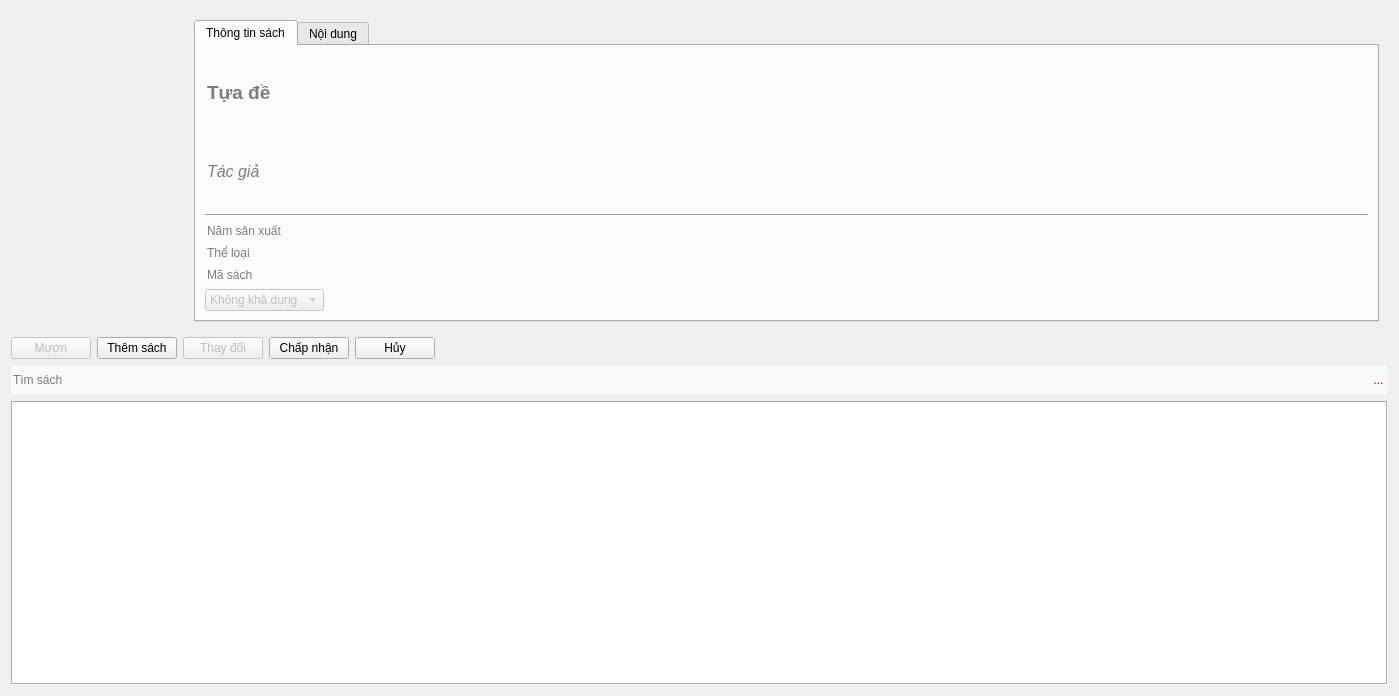
        <widget class="QWidget" name="sachPage">
         <property name="enabled">
          <bool>true</bool>
         </property>
         <property name="geometry">
          <rect>
           <x>0</x>
           <y>0</y>
           <width>1399</width>
           <height>696</height>
          </rect>
         </property>
         <attribute name="icon">
          <iconset resource="resources.qrc">
           <normaloff>:/media/icons/Pixel perfect/books.png</normaloff>:/media/icons/Pixel perfect/books.png</iconset>
         </attribute>
         <attribute name="label">
          <string>Sách</string>
         </attribute>
         <layout class="QVBoxLayout" name="verticalLayout_11">
          <item>
           <widget class="QFrame" name="hienThiSach">
            <property name="styleSheet">
             <string notr="true">.QTextEdit, .QLineEdit, .QPlainTextEdit {
	background-color: rgba(255, 255, 255, 0)
}</string>
            </property>
            <property name="frameShape">
             <enum>QFrame::NoFrame</enum>
            </property>
            <property name="frameShadow">
             <enum>QFrame::Sunken</enum>
            </property>
            <layout class="QHBoxLayout" name="horizontalLayout_12">
             <item>
              <widget class="QFrame" name="biaSachFrame">
               <property name="minimumSize">
                <size>
                 <width>0</width>
                 <height>0</height>
                </size>
               </property>
               <property name="styleSheet">
                <string notr="true"/>
               </property>
               <property name="frameShape">
                <enum>QFrame::NoFrame</enum>
               </property>
               <property name="frameShadow">
                <enum>QFrame::Raised</enum>
               </property>
               <layout class="QVBoxLayout" name="verticalLayout_7" stretch="0">
                <item>
                 <widget class="QLabel" name="biaSach">
                  <property name="sizePolicy">
                   <sizepolicy hsizetype="Preferred" vsizetype="Preferred">
                    <horstretch>0</horstretch>
                    <verstretch>0</verstretch>
                   </sizepolicy>
                  </property>
                  <property name="minimumSize">
                   <size>
                    <width>150</width>
                    <height>0</height>
                   </size>
                  </property>
                  <property name="maximumSize">
                   <size>
                    <width>128</width>
                    <height>200</height>
                   </size>
                  </property>
                  <property name="text">
                   <string/>
                  </property>
                  <property name="scaledContents">
                   <bool>true</bool>
                  </property>
                 </widget>
                </item>
               </layout>
              </widget>
             </item>
             <item>
              <widget class="QTabWidget" name="tabWidget_2">
               <property name="currentIndex">
                <number>0</number>
               </property>
               <widget class="QWidget" name="tab">
                <attribute name="title">
                 <string>Thông tin sách</string>
                </attribute>
                <layout class="QVBoxLayout" name="verticalLayout_8">
                 <item>
                  <layout class="QHBoxLayout" name="horizontalLayout_2">
                   <item>
                    <layout class="QVBoxLayout" name="verticalLayout_9">
                     <item>
                      <widget class="QLineEdit" name="tuaDe">
                       <property name="sizePolicy">
                        <sizepolicy hsizetype="Expanding" vsizetype="Expanding">
                         <horstretch>0</horstretch>
                         <verstretch>0</verstretch>
                        </sizepolicy>
                       </property>
                       <property name="font">
                        <font>
                         <pointsize>14</pointsize>
                         <weight>75</weight>
                         <bold>true</bold>
                        </font>
                       </property>
                       <property name="frame">
                        <bool>false</bool>
                       </property>
                       <property name="placeholderText">
                        <string>Tựa đề</string>
                       </property>
                      </widget>
                     </item>
                     <item>
                      <widget class="QLineEdit" name="tacGia">
                       <property name="sizePolicy">
                        <sizepolicy hsizetype="Expanding" vsizetype="Expanding">
                         <horstretch>0</horstretch>
                         <verstretch>0</verstretch>
                        </sizepolicy>
                       </property>
                       <property name="font">
                        <font>
                         <pointsize>12</pointsize>
                         <italic>true</italic>
                        </font>
                       </property>
                       <property name="frame">
                        <bool>false</bool>
                       </property>
                       <property name="placeholderText">
                        <string>Tác giả</string>
                       </property>
                      </widget>
                     </item>
                     <item>
                      <widget class="Line" name="line">
                       <property name="orientation">
                        <enum>Qt::Horizontal</enum>
                       </property>
                      </widget>
                     </item>
                     <item>
                      <widget class="QLineEdit" name="namSanXuat">
                       <property name="sizePolicy">
                        <sizepolicy hsizetype="Expanding" vsizetype="Fixed">
                         <horstretch>0</horstretch>
                         <verstretch>0</verstretch>
                        </sizepolicy>
                       </property>
                       <property name="minimumSize">
                        <size>
                         <width>0</width>
                         <height>0</height>
                        </size>
                       </property>
                       <property name="autoFillBackground">
                        <bool>false</bool>
                       </property>
                       <property name="styleSheet">
                        <string notr="true"/>
                       </property>
                       <property name="frame">
                        <bool>false</bool>
                       </property>
                       <property name="alignment">
                        <set>Qt::AlignLeading|Qt::AlignLeft|Qt::AlignVCenter</set>
                       </property>
                       <property name="readOnly">
                        <bool>true</bool>
                       </property>
                       <property name="placeholderText">
                        <string>Năm sản xuất</string>
                       </property>
                      </widget>
                     </item>
                     <item>
                      <widget class="QLineEdit" name="theLoai">
                       <property name="sizePolicy">
                        <sizepolicy hsizetype="Expanding" vsizetype="Fixed">
                         <horstretch>0</horstretch>
                         <verstretch>0</verstretch>
                        </sizepolicy>
                       </property>
                       <property name="minimumSize">
                        <size>
                         <width>0</width>
                         <height>0</height>
                        </size>
                       </property>
                       <property name="autoFillBackground">
                        <bool>false</bool>
                       </property>
                       <property name="styleSheet">
                        <string notr="true"/>
                       </property>
                       <property name="frame">
                        <bool>false</bool>
                       </property>
                       <property name="alignment">
                        <set>Qt::AlignLeading|Qt::AlignLeft|Qt::AlignVCenter</set>
                       </property>
                       <property name="readOnly">
                        <bool>true</bool>
                       </property>
                       <property name="placeholderText">
                        <string>Thể loại</string>
                       </property>
                      </widget>
                     </item>
                     <item>
                      <widget class="QLineEdit" name="maSach">
                       <property name="sizePolicy">
                        <sizepolicy hsizetype="Expanding" vsizetype="Fixed">
                         <horstretch>0</horstretch>
                         <verstretch>0</verstretch>
                        </sizepolicy>
                       </property>
                       <property name="minimumSize">
                        <size>
                         <width>0</width>
                         <height>0</height>
                        </size>
                       </property>
                       <property name="autoFillBackground">
                        <bool>false</bool>
                       </property>
                       <property name="styleSheet">
                        <string notr="true"/>
                       </property>
                       <property name="frame">
                        <bool>false</bool>
                       </property>
                       <property name="alignment">
                        <set>Qt::AlignLeading|Qt::AlignLeft|Qt::AlignVCenter</set>
                       </property>
                       <property name="readOnly">
                        <bool>true</bool>
                       </property>
                       <property name="placeholderText">
                        <string>Mã sách</string>
                       </property>
                      </widget>
                     </item>
                    </layout>
                   </item>
                  </layout>
                 </item>
                 <item>
                  <layout class="QHBoxLayout" name="horizontalLayout_6">
                   <item>
                    <widget class="QComboBox" name="tinhTrangSach">
                     <property name="enabled">
                      <bool>false</bool>
                     </property>
                     <item>
                      <property name="text">
                       <string>Không khả dụng</string>
                      </property>
                     </item>
                     <item>
                      <property name="text">
                       <string>Khả dụng</string>
                      </property>
                     </item>
                    </widget>
                   </item>
                   <item>
                    <spacer name="horizontalSpacer_2">
                     <property name="orientation">
                      <enum>Qt::Horizontal</enum>
                     </property>
                     <property name="sizeHint" stdset="0">
                      <size>
                       <width>40</width>
                       <height>20</height>
                      </size>
                     </property>
                    </spacer>
                   </item>
                  </layout>
                 </item>
                </layout>
               </widget>
               <widget class="QWidget" name="tab_2">
                <attribute name="title">
                 <string>Nội dung</string>
                </attribute>
                <layout class="QVBoxLayout" name="verticalLayout_23">
                 <item>
                  <widget class="QPlainTextEdit" name="noiDungSach">
                   <property name="frameShape">
                    <enum>QFrame::NoFrame</enum>
                   </property>
                  </widget>
                 </item>
                </layout>
               </widget>
              </widget>
             </item>
            </layout>
           </widget>
          </item>
          <item>
           <layout class="QHBoxLayout" name="horizontalLayout_7">
            <item>
             <widget class="QPushButton" name="muonButton">
              <property name="enabled">
               <bool>false</bool>
              </property>
              <property name="toolTip">
               <string>&lt;html&gt;&lt;head/&gt;&lt;body&gt;&lt;p&gt;Mượn các sách đã chọn&lt;/p&gt;&lt;/body&gt;&lt;/html&gt;</string>
              </property>
              <property name="styleSheet">
               <string notr="true"/>
              </property>
              <property name="text">
               <string>Mượn</string>
              </property>
             </widget>
            </item>
            <item>
             <widget class="QPushButton" name="themSachButton">
              <property name="text">
               <string>Thêm sách</string>
              </property>
             </widget>
            </item>
            <item>
             <widget class="QPushButton" name="thayDoiSachButton">
              <property name="enabled">
               <bool>false</bool>
              </property>
              <property name="toolTip">
               <string>&lt;html&gt;&lt;head/&gt;&lt;body&gt;&lt;p&gt;Bạn có thể chỉnh sửa thông tin sách bằng cách click vào các tiêu đề&lt;/p&gt;&lt;/body&gt;&lt;/html&gt;</string>
              </property>
              <property name="text">
               <string>Thay đổi</string>
              </property>
             </widget>
            </item>
            <item>
             <widget class="QPushButton" name="chapNhanSachButton">
              <property name="text">
               <string>Chấp nhận</string>
              </property>
              <property name="icon">
               <iconset resource="resources.qrc">
                <normaloff>:/media/icons/madebyoliver/success.png</normaloff>:/media/icons/madebyoliver/success.png</iconset>
              </property>
             </widget>
            </item>
            <item>
             <widget class="QPushButton" name="huySachButton">
              <property name="text">
               <string>Hủy</string>
              </property>
              <property name="icon">
               <iconset resource="resources.qrc">
                <normaloff>:/media/icons/madebyoliver/error.png</normaloff>:/media/icons/madebyoliver/error.png</iconset>
              </property>
             </widget>
            </item>
            <item>
             <spacer name="horizontalSpacer_17">
              <property name="orientation">
               <enum>Qt::Horizontal</enum>
              </property>
              <property name="sizeHint" stdset="0">
               <size>
                <width>91</width>
                <height>17</height>
               </size>
              </property>
             </spacer>
            </item>
           </layout>
          </item>
          <item>
           <layout class="QVBoxLayout" name="verticalLayout_3">
            <item>
             <layout class="QHBoxLayout" name="horizontalLayout_9">
              <property name="spacing">
               <number>0</number>
              </property>
              <item>
               <widget class="QLineEdit" name="thanhTimKiem">
                <property name="minimumSize">
                 <size>
                  <width>0</width>
                  <height>30</height>
                 </size>
                </property>
                <property name="styleSheet">
                 <string notr="true">border-top-left-radius: 5px;
border-bottom-left-radius: 5px;
border-style: outset;
border-color: rgb(72, 72, 72);
background-color: #f8f9fa;
color: black;</string>
                </property>
                <property name="placeholderText">
                 <string>Tìm sách</string>
                </property>
               </widget>
              </item>
              <item>
               <widget class="QToolButton" name="timKiemButton">
                <property name="minimumSize">
                 <size>
                  <width>0</width>
                  <height>30</height>
                 </size>
                </property>
                <property name="autoFillBackground">
                 <bool>false</bool>
                </property>
                <property name="styleSheet">
                 <string notr="true">border-top-right-radius: 5px;
border-bottom-right-radius: 5px;
border-style: outset;
border-color: rgb(72, 72, 72);
background-color: #f8f9fa;
color: red;</string>
                </property>
                <property name="text">
                 <string>...</string>
                </property>
                <property name="icon">
                 <iconset resource="resources.qrc">
                  <normaloff>:/media/icons/Pixel perfect/search_bar.png</normaloff>:/media/icons/Pixel perfect/search_bar.png</iconset>
                </property>
                <property name="iconSize">
                 <size>
                  <width>20</width>
                  <height>25</height>
                 </size>
                </property>
               </widget>
              </item>
             </layout>
            </item>
            <item>
             <widget class="QTableView" name="danhMucSach">
              <property name="toolTip">
               <string>&lt;html&gt;&lt;head/&gt;&lt;body&gt;&lt;p&gt;Bạn có thể sửa thông tin sách tại đây!&lt;/p&gt;&lt;/body&gt;&lt;/html&gt;</string>
              </property>
              <property name="styleSheet">
               <string notr="true">background-color: white;
color: black;</string>
              </property>
              <property name="frameShape">
               <enum>QFrame::Box</enum>
              </property>
              <property name="editTriggers">
               <set>QAbstractItemView::NoEditTriggers</set>
              </property>
              <property name="alternatingRowColors">
               <bool>true</bool>
              </property>
              <property name="selectionMode">
               <enum>QAbstractItemView::ExtendedSelection</enum>
              </property>
              <property name="selectionBehavior">
               <enum>QAbstractItemView::SelectItems</enum>
              </property>
              <property name="sortingEnabled">
               <bool>true</bool>
              </property>
              <attribute name="horizontalHeaderVisible">
               <bool>false</bool>
              </attribute>
              <attribute name="horizontalHeaderCascadingSectionResizes">
               <bool>true</bool>
              </attribute>
              <attribute name="horizontalHeaderDefaultSectionSize">
               <number>125</number>
              </attribute>
              <attribute name="horizontalHeaderStretchLastSection">
               <bool>true</bool>
              </attribute>
              <attribute name="verticalHeaderCascadingSectionResizes">
               <bool>true</bool>
              </attribute>
             </widget>
            </item>
           </layout>
          </item>
         </layout>
        </widget>
